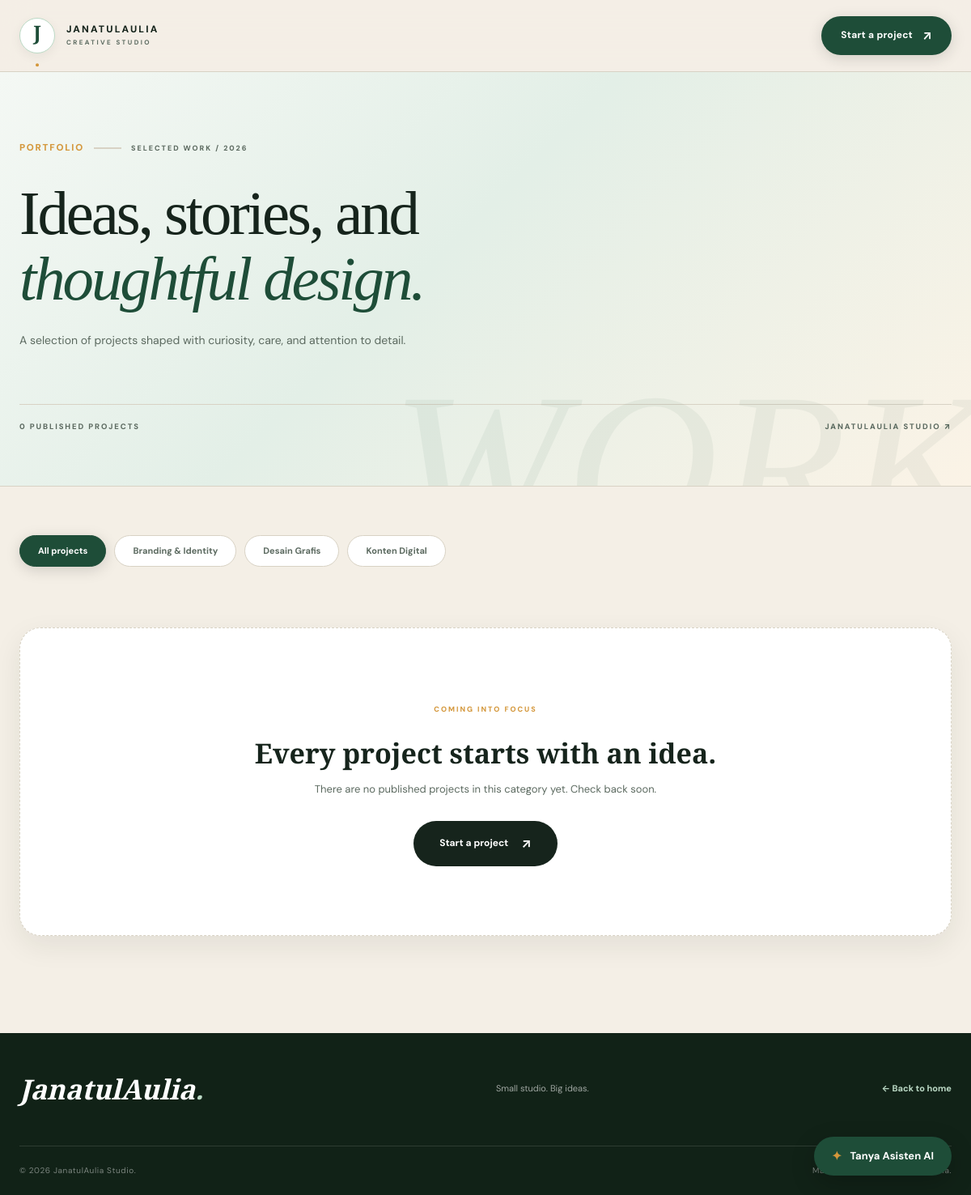
Screenshot of /portfolio.php with the database file from the repository.
### tables this page shows
CREATE TABLE IF NOT EXISTS `project_categories` (
  `id` INT UNSIGNED NOT NULL AUTO_INCREMENT,
  `name` VARCHAR(80) NOT NULL,
  `slug` VARCHAR(100) NOT NULL,
  `description` TEXT NULL,
  PRIMARY KEY (`id`),
  UNIQUE KEY `uq_project_categories_name` (`name`),
  UNIQUE KEY `uq_project_categories_slug` (`slug`)
);

### config/bootstrap.php (called while the page is built, shortened)
<?php
function e($value): string
{
    return htmlspecialchars((string)($value ?? ''), ENT_QUOTES | ENT_SUBSTITUTE, 'UTF-8');
}

### portfolio.php (the view, shortened to what this page needs)
<?php
require_once __DIR__ . '/config/bootstrap.php';
$categorySlug = trim((string)($_GET['kategori'] ?? ''));
$categories = $pdo->query('SELECT id, name, slug FROM project_categories ORDER BY name')->fetchAll();
$sql = "SELECT p.id, p.title, p.slug, p.summary, p.description, p.year, p.cover_image, c.name AS category, c.slug AS category_slug FROM projects p INNER JOIN project_categories c ON c.id = p.category_id WHERE p.status = 'published'";
$params = [];
$sql .= ' ORDER BY p.published_at DESC, p.id DESC';
$stmt = $pdo->prepare($sql); $stmt->execute($params); $items = $stmt->fetchAll();
?>
<!doctype html><html lang="en"><head><script src="https://cdn.tailwindcss.com"></script>
  <link rel="stylesheet" href="assets/css/site.css?v=bright-20261119-04"><link rel="stylesheet" href="assets/css/bright-theme.css?v=bright-20261119-04"></head><body class="jas-site jas-portfolio-page">
<header class="jas-header jas-header-light"><nav class="jas-nav"><a href="index.php" class="jas-brand"><span class="jas-brand-mark">J<span>.</span></span><span class="jas-brand-copy"><strong>JANATULAULIA</strong><small>CREATIVE STUDIO</small></span></a><a href="index.php#brief" class="jas-nav-cta">Start a project <span>↗</span></a></nav></header>
<section class="jas-portfolio-hero"><div class="jas-wrap"><div class="jas-section-index jas-index-light"><span>PORTFOLIO</span><i></i><small>SELECTED WORK / 2026</small></div><h1>Ideas, stories, and<br><em>thoughtful design.</em></h1><p>A selection of projects shaped with curiosity, care, and attention to detail.</p><div class="jas-portfolio-count"><span><?= count($items) ?> PUBLISHED PROJECTS</span><span>JANATULAULIA STUDIO ↗</span></div></div></section>
<main class="jas-wrap jas-portfolio-main"><div class="jas-filter-row"><a href="portfolio.php" class="jas-filter <?= $categorySlug === '' ? 'is-active' : '' ?>">All projects</a><?php foreach ($categories as $cat): ?><a href="?kategori=<?= urlencode($cat['slug']) ?>" class="jas-filter <?= $categorySlug === $cat['slug'] ? 'is-active' : '' ?>"><?= e($cat['name']) ?></a><?php endforeach; ?></div>
<?php if (!$items): ?><div class="jas-portfolio-empty"><span>COMING INTO FOCUS</span><h2>Every project starts with an idea.</h2><p>There are no published projects in this category yet. Check back soon.</p><a href="index.php#brief" class="jas-button jas-button-dark">Start a project <span>↗</span></a></div><?php endif; ?></main>
<footer class="jas-footer"><div class="jas-wrap jas-footer-top"><a href="index.php" class="jas-footer-brand">JanatulAulia<span>.</span></a><p>Small studio. Big ideas.</p><a href="index.php" class="jas-footer-admin">← Back to home</a></div><div class="jas-wrap jas-footer-bottom"><span>© <?= date('Y') ?> JanatulAulia Studio.</span><span>Made with intention in Indonesia.</span></div></footer><?php require __DIR__ . '/partials/chat_widget.php'; ?></body></html>

### assets/css/site.css (style rules this page uses)
:root { --color-background: #FBFAF7; --color-surface: #FFFFFF; --color-surface-soft: #F1F3EC; --color-primary: #496E58; --color-primary-hover: #365642; --color-sage: #C9DFCF; --color-peach: #E8B29F; --color-text: #26372D; --color-muted: #777F78; --color-border: #E6E8E1; --font-serif: 'Playfair Display', Georgia, 'Times New Roman', serif; --font-sans: 'DM Sans', 'Manrope', -apple-system, BlinkMacSystemFont, 'Segoe UI', Roboto, sans-serif; --radius-sm: 10px; --radius-md: 16px; --radius-lg: 24px; --radius-xl: 32px; --radius-pill: 9999px; --shadow-soft: 0 8px 30px rgba(38, 55, 45, 0.06); --shadow-elevated: 0 16px 40px rgba(38, 55, 45, 0.08); --shadow-float: 0 24px 60px rgba(38, 55, 45, 0.12); --jas-ink: var(--color-text); --jas-ink-2: #34483C; --jas-paper: var(--color-background); --jas-paper-2: var(--color-surface-soft); --jas-white: var(--color-surface); --jas-lime: var(--color-primary); --jas-lime-dark: var(--color-primary-hover); --jas-orange: var(--color-peach); --jas-muted: var(--color-muted); --jas-line: var(--color-border); --jas-serif: var(--font-serif); --jas-sans: var(--font-sans); }
*, *::before, *::after { box-sizing: border-box; }
html { scroll-behavior: smooth; scroll-padding-top: 88px; }
body { margin: 0; font-family: var(--jas-sans); background: var(--jas-paper); color: var(--jas-ink); -webkit-font-smoothing: antialiased; -moz-osx-font-smoothing: grayscale; }
a { color: inherit; text-decoration: none; }
.jas-wrap { width: min(1200px, calc(100% - 64px)); margin-inline: auto; }
.jas-header { position: absolute; z-index: 30; top: 0; left: 0; right: 0; color: var(--color-text); }
.jas-nav { width: min(1320px, calc(100% - 64px)); height: 94px; margin: auto; display: flex; align-items: center; justify-content: space-between; border-bottom: 1px solid var(--color-border); }
.jas-brand { display: flex; align-items: center; gap: 12px; }
.jas-brand-mark { width: 42px; height: 42px; border: 1.5px solid var(--color-sage); border-radius: 50%; display: grid; place-items: center; font: 24px var(--jas-serif); color: var(--color-primary); background: #FFFFFF; position: relative; }
.jas-brand-mark span { color: var(--color-peach); }
.jas-brand-copy { display: flex; flex-direction: column; gap: 4px; }
.jas-brand-copy strong { font-size: 11px; letter-spacing: .19em; color: var(--color-text); }
.jas-brand-copy small { font-size: 8px; letter-spacing: .34em; color: var(--color-muted); }
.jas-nav-cta { display: inline-flex; align-items: center; gap: 24px; padding: 13px 20px; background: var(--color-primary); color: #FFFFFF; font-size: 11px; font-weight: 800; border-radius: var(--radius-pill); transition: transform .2s, background .2s; }
.jas-nav-cta span { font-size: 16px; }
.jas-button { display: inline-flex; align-items: center; justify-content: space-between; gap: 24px; padding: 15px 28px; font-size: 11px; font-weight: 800; border-radius: var(--radius-pill); transition: transform .2s, box-shadow .2s; }
.jas-button-dark { background: var(--color-text); color: #FFFFFF; }
.jas-button span { font-size: 17px; }
.jas-section-index { display: flex; align-items: center; gap: 12px; color: var(--color-muted); }
.jas-section-index > span { font-size: 11px; color: var(--color-peach); font-weight: 800; letter-spacing: .12em; }
.jas-section-index i { width: 36px; height: 1px; background: var(--color-border); }
.jas-section-index small { font-size: 8px; letter-spacing: .2em; font-weight: 800; }
.jas-footer { background: var(--color-text); color: #FFFFFF; }
.jas-footer-top { min-height: 140px; display: flex; align-items: center; justify-content: space-between; gap: 20px; border-bottom: 1px solid rgba(255, 255, 255, .14); }
.jas-footer-brand { font: italic 34px var(--jas-serif); color: #FFFFFF; }
.jas-footer-brand span { color: var(--color-sage); }
.jas-footer-top p { font-size: 11px; color: rgba(255, 255, 255, .55); }
.jas-footer-admin { font-size: 11px; color: var(--color-sage); font-weight: 600; }
.jas-footer-bottom { display: flex; justify-content: space-between; gap: 20px; padding: 20px 0; color: rgba(255, 255, 255, .45); font-size: 9px; letter-spacing: .08em; }

### rows the page displays
project_categories: name "Branding & Identity"
project_categories: name "Desain Grafis"
project_categories: name "Konten Digital"

### other values shown
count($items) "0"
